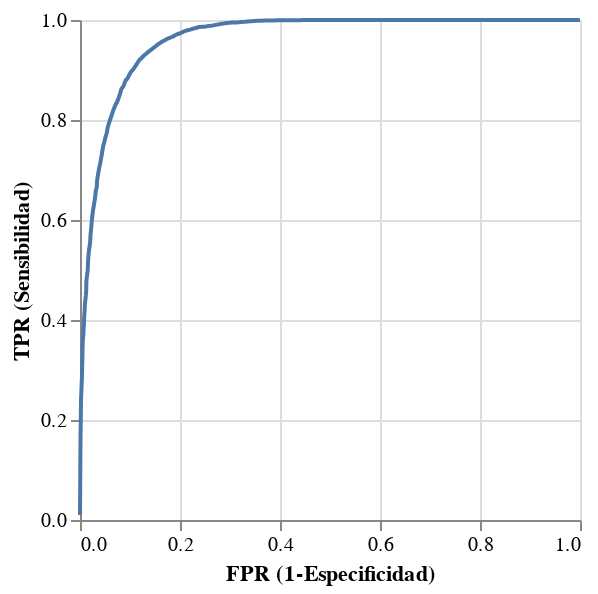

The cell this chart's notebook holds for it:
### Code cell
# Generamos un sencillo gráfico con esos valores, lo que constituye la curva ROC de nuestro clasificador
alt.Chart(roc, width=250, height=250).mark_line()\
            .encode( x = 'FPR (1-Especificidad):Q', y = 'TPR (Sensibilidad):Q',)

### Figure 1 — Vega-Lite specification as saved in the notebook (floating-point values rounded to 4 significant figures; data arrays with more than 128 entries replaced by an {"elided": "..."} marker saying what was removed)
{"config": {"view": {"continuousWidth": 400, "continuousHeight": 300}}, "data": {"name": "data-e402973c826cc025aea2c30b86fb1fd9"}, "mark": "line", "encoding": {"x": {"type": "quantitative", "field": "FPR (1-Especificidad)"}, "y": {"type": "quantitative", "field": "TPR (Sensibilidad)"}}, "height": 250, "width": 250, "$schema": "https://vega.github.io/schema/vega-lite/v4.8.1.json", "datasets": {"data-e402973c826cc025aea2c30b86fb1fd9": {"elided": "200 records"}}}
